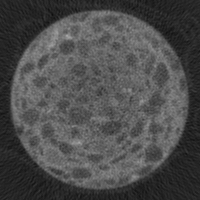
#> input picture test1.tif, 200 x 200 px, found by its file name
$ python Thresholding.py
#> lines starting #> are read from the running program, lines starting #| are printed output that depends on the picture; after the words box and inside, x2 and y2 are one past the last pixel; in counts of white or black regions, pixels touching at a corner belong together

import numpy as np
import cv2
import matplotlib.pyplot as plt
img = cv2.imread('C:/Users/Richard/Pictures/IMG/test1.tif',0)
#> img is the input picture: shape (200, 200); min 13, max 166, mean 76
print(img)
#> (printed output is left out)
cv2.imshow('img', img)
cv2.waitKey(0)
cv2.destroyAllWindows()

plt.hist(img.ravel(),256,[0,256])
plt.show()
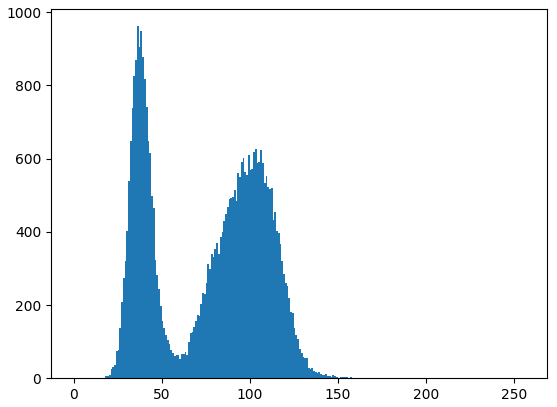
#> figure drawn by matplotlib, 1 panel; tallest bar 962 high, from x = 36 to 37

ret1,th1 = cv2.threshold(img,127,255,cv2.THRESH_BINARY)
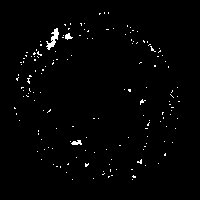
#> th1: shape (200, 200); 1.4% white in thin lines or dots, all inside (x1, y1, x2, y2) = (14, 12, 180, 180)
ret2,th2 = cv2.threshold(img,0,255,cv2.THRESH_BINARY+cv2.THRESH_OTSU)
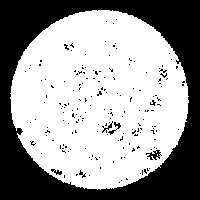
#> th2: shape (200, 200); 60.9% white; 184 black regions (178 under 20 px), largest, box (x1, y1, x2, y2) and area: (0, 0, 200, 200) 14948, (146, 150, 162, 160) 75, (108, 122, 121, 135) 46, (102, 121, 113, 133) 35, (51, 169, 62, 175) 34, (79, 170, 86, 178) 22
#> ret2 = 69
print (ret2)
#| 69.0
blur = cv2.GaussianBlur(img,(5,5),0)
ret3,th3 = cv2.threshold(blur,0,255,cv2.THRESH_BINARY+cv2.THRESH_OTSU)
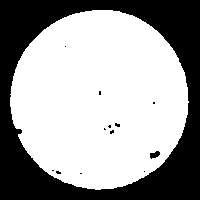
#> th3: shape (200, 200); 62.5% white; 13 black regions (11 under 20 px), largest, box (x1, y1, x2, y2) and area: (0, 0, 200, 200) 14889, (150, 151, 160, 159) 52
#> ret3 = 68
print (ret3)
#| 68.0
plt.hist(blur.ravel(),256,[0,256])
plt.show()
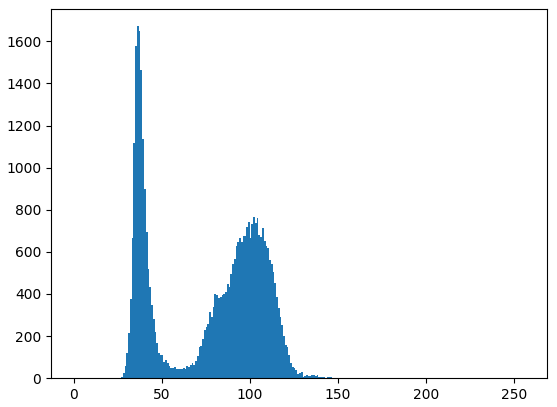
#> figure drawn by matplotlib, 1 panel; tallest bar 1672 high, from x = 36 to 37

plt.subplot(221),plt.imshow(img,'gray')
plt.subplot(222),plt.hist(img.ravel(),256)
plt.subplot(223),plt.imshow(blur,'gray')
plt.subplot(224),plt.imshow(th3,'gray')

plt.show()
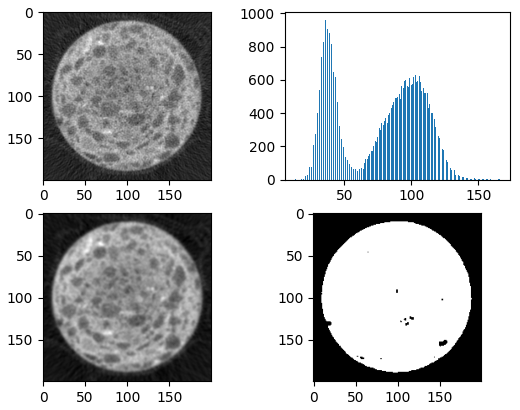
#> figure drawn by matplotlib, 4 panels; panel 2: tallest bar 962 high, from x = 35.71 to 36.31
